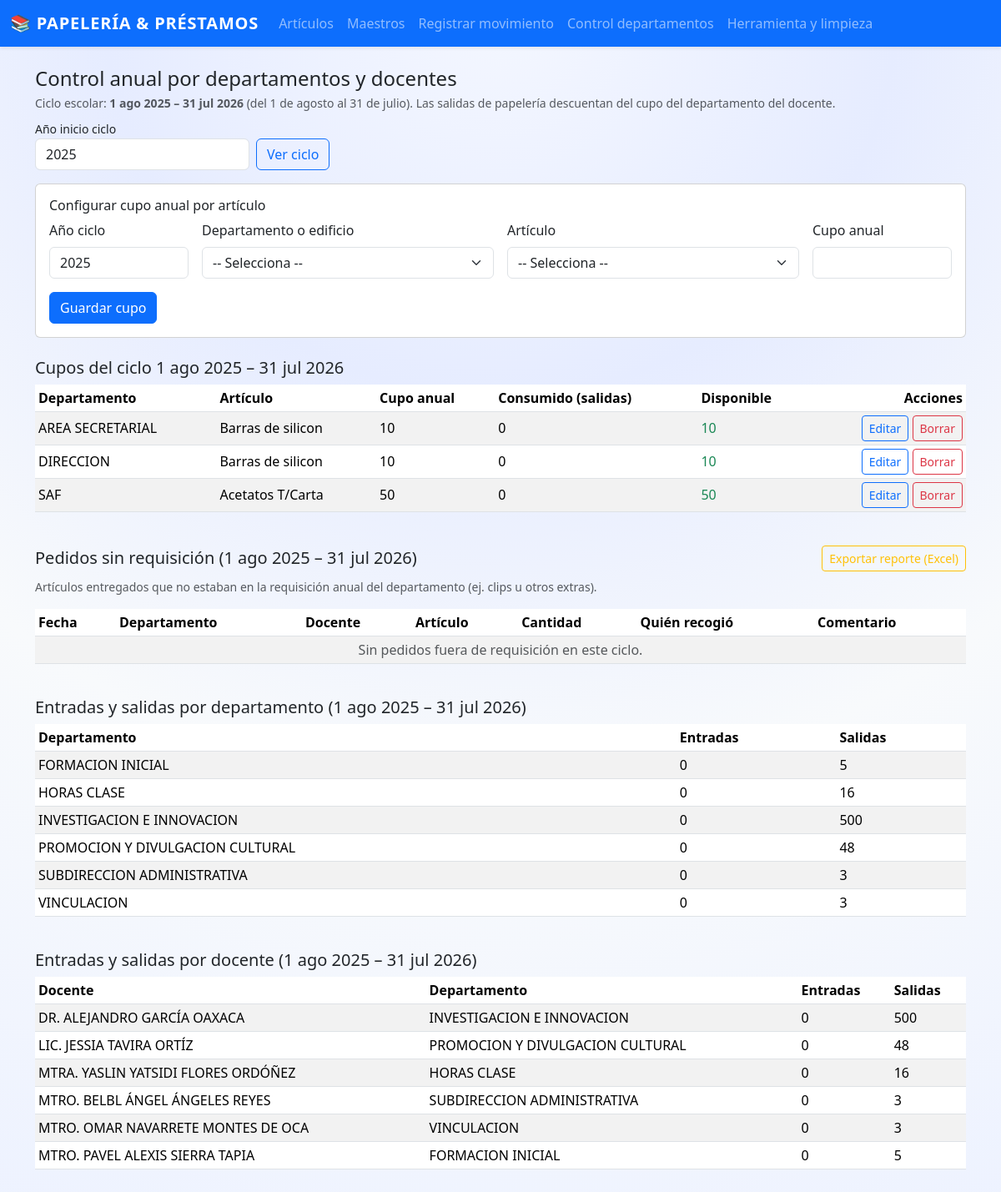
Screenshot of /control/departamentos with the database file from the repository.
### app.py (models this page shows, shortened)
class CupoDepartamento(db.Model):
    id = db.Column(db.Integer, primary_key=True)
    anio = db.Column(db.Integer, nullable=False)
    area = db.Column(db.String(120), nullable=False)
    articulo_id = db.Column(db.Integer, db.ForeignKey("articulo.id"), nullable=False)
    cantidad_maxima = db.Column(db.Integer, nullable=False, default=0)
    articulo = db.relationship("Articulo", lazy=True)
    __table_args__ = (
        db.UniqueConstraint("anio", "area", "articulo_id", name="uq_cupo_depto_articulo_anio"),
    )

class Articulo(db.Model):
    id = db.Column(db.Integer, primary_key=True)
    nombre = db.Column(db.String(150), nullable=False)
    codigo_interno = db.Column(db.String(50), unique=True, nullable=True)
    codigo_barras = db.Column(db.String(80), unique=True, nullable=True)
    unidad = db.Column(db.String(30), nullable=True)
    categoria = db.Column(db.String(80), nullable=True)
    marca = db.Column(db.String(80), nullable=True)
    stock_actual = db.Column(db.Integer, default=0, nullable=False)
    movimientos = db.relationship("Movimiento", backref="articulo", lazy=True)

class Maestro(db.Model):
    id = db.Column(db.Integer, primary_key=True)
    nombre = db.Column(db.String(120), nullable=False)
    clave = db.Column(db.String(50), unique=True, nullable=True)
    area = db.Column(db.String(120), nullable=True)
    movimientos = db.relationship("Movimiento", backref="maestro", lazy=True)

### app.py (the view, shortened to what this page needs)
@app.route("/control/departamentos", methods=["GET", "POST"])
def control_departamentos():
    anio = _to_int(request.args.get("anio"), default=_anio_ciclo_escolar())
    departamentos = _catalogo_departamentos()
    articulos = Articulo.query.order_by(Articulo.nombre).all()
    cupos = (
        CupoDepartamento.query.filter_by(anio=anio)
        .order_by(CupoDepartamento.area, CupoDepartamento.articulo_id)
        .all()
    )
    cupos_resumen = []
    for c in cupos:
        consumido = _obtener_consumo_departamento(anio, c.area, c.articulo_id)
        cupos_resumen.append(
            {
                "id": c.id,
                "anio": c.anio,
                "area": c.area,
                "articulo": c.articulo.nombre if c.articulo else "-",
                "maximo": c.cantidad_maxima,
                "consumido": consumido,
                "disponible": c.cantidad_maxima - consumido,
            }
        )
    inicio_ciclo, fin_ciclo = _rango_ciclo_escolar(anio)
    resumen_departamentos = (
        db.session.query(
            Maestro.area.label("area"),
            db.func.coalesce(
                db.func.sum(db.case((Movimiento.tipo == "ENTRADA", Movimiento.cantidad), else_=0)),
                0,
            ).label("entradas"),
            db.func.coalesce(
                db.func.sum(db.case((Movimiento.tipo == "SALIDA", Movimiento.cantidad), else_=0)),
                0,
            ).label("salidas"),
        )
        .join(Movimiento, Movimiento.maestro_id == Maestro.id)
        .filter(
            Maestro.area.isnot(None),
            Movimiento.fecha >= inicio_ciclo,
            Movimiento.fecha < fin_ciclo,
        )
        .group_by(Maestro.area)
        .order_by(Maestro.area)
        .all()
    )
    resumen_docentes = (
        db.session.query(
            Maestro.nombre.label("docente"),
            Maestro.area.label("area"),
            db.func.coalesce(
                db.func.sum(db.case((Movimiento.tipo == "ENTRADA", Movimiento.cantidad), else_=0)),
                0,
            ).label("entradas"),
            db.func.coalesce(
                db.func.sum(db.case((Movimiento.tipo == "SALIDA", Movimiento.cantidad), else_=0)),
                0,
            ).label("salidas"),
        )
        .join(Movimiento, Movimiento.maestro_id == Maestro.id)
        .filter(Movimiento.fecha >= inicio_ciclo, Movimiento.fecha < fin_ciclo)
        .group_by(Maestro.id, Maestro.nombre, Maestro.area)
        .order_by(Maestro.nombre)
        .all()
    )
    sin_requisicion_lista = (
        Movimiento.query.join(Maestro, Maestro.id == Movimiento.maestro_id)
        .join(Articulo, Articulo.id == Movimiento.articulo_id)
        .filter(
            Movimiento.tipo == "SALIDA",
            Movimiento.sin_requisicion.is_(True),
            Movimiento.fecha >= inicio_ciclo,
            Movimiento.fecha < fin_ciclo,
        )
        .order_by(Movimiento.fecha.desc())
        .all()
    )
    return render_template(
        "control_departamentos.html",
        anio=anio,
        etiqueta_ciclo=_etiqueta_ciclo(anio),
        articulos=articulos,
        departamentos=departamentos,
        cupos_resumen=cupos_resumen,
        resumen_departamentos=resumen_departamentos,
        resumen_docentes=resumen_docentes,
        sin_requisicion_lista=sin_requisicion_lista,
    )

### app.py (called while the page is built)
def _to_int(val, default=0) -> int:
    try:
        if pd.isna(val):
            return default
    except Exception:
        pass
    try:
        return int(float(str(val).strip()))
    except Exception:
        return default

def _anio_ciclo_escolar(dt=None) -> int:
    dt = dt or datetime.utcnow()
    return dt.year if dt.month >= MES_INICIO_CICLO else dt.year - 1

def _rango_ciclo_escolar(anio: int):
    inicio = datetime(anio, MES_INICIO_CICLO, DIA_INICIO_CICLO)
    fin = datetime(anio + 1, MES_INICIO_CICLO, DIA_INICIO_CICLO)
    return inicio, fin

def _etiqueta_ciclo(anio: int) -> str:
    return f"1 ago {anio} – 31 jul {anio + 1}"

def _filtro_fecha_ciclo(query, anio: int):
    inicio, fin = _rango_ciclo_escolar(anio)
    return query.filter(Movimiento.fecha >= inicio, Movimiento.fecha < fin)

def _catalogo_departamentos():
    departamentos = set(DEPARTAMENTOS_BASE)
    departamentos_db = (
        db.session.query(Maestro.area)
        .filter(Maestro.area.isnot(None), Maestro.area != "")
        .distinct()
        .all()
    )
    for (area,) in departamentos_db:
        if area:
            departamentos.add(area)
    return sorted(departamentos)

def _obtener_consumo_departamento(anio: int, area: str, articulo_id: int, excluir_movimiento_id=None) -> int:
    query = (
        db.session.query(db.func.coalesce(db.func.sum(Movimiento.cantidad), 0))
        .join(Maestro, Maestro.id == Movimiento.maestro_id)
        .filter(
            Movimiento.tipo == "SALIDA",
            Movimiento.articulo_id == articulo_id,
            Maestro.area == area,
            Movimiento.sin_requisicion.is_(False),
        )
    )
    query = _filtro_fecha_ciclo(query, anio)
    if excluir_movimiento_id is not None:
        query = query.filter(Movimiento.id != excluir_movimiento_id)
    return int(query.scalar() or 0)

### templates/control_departamentos.html (shortened to what this page needs)
{% extends "base.html" %}
{% block content %}
<div class="d-flex justify-content-between align-items-center mb-3 flex-wrap gap-2">
  <div>
    <h4 class="mb-1">Control anual por departamentos y docentes</h4>
    <p class="text-muted small mb-0">
      Ciclo escolar: <strong>{{ etiqueta_ciclo }}</strong> (del 1 de agosto al 31 de julio).
      Las salidas de papelería descuentan del cupo del departamento del docente.
    </p>
  </div>
  <form method="get" class="d-flex gap-2 align-items-end">
    <div>
      <label class="form-label small mb-0">Año inicio ciclo</label>
      <input type="number" name="anio" class="form-control" min="2000" value="{{ anio }}" />
    </div>
    <button type="submit" class="btn btn-outline-primary">Ver ciclo</button>
  </form>
</div>
<div class="card mb-4">
  <div class="card-body">
    <h6 class="card-title">Configurar cupo anual por artículo</h6>
    <form method="post" class="row g-3">
      <div class="col-md-2">
        <label class="form-label">Año ciclo</label>
        <input type="number" name="anio" class="form-control" min="2000" value="{{ anio }}" required />
      </div>
      <div class="col-md-4">
        <label class="form-label">Departamento o edificio</label>
        <select name="area" class="form-select" required>
          <option value="">-- Selecciona --</option>
        </select>
      </div>
      <div class="col-md-4">
        <label class="form-label">Artículo</label>
        <select name="articulo_id" class="form-select" required>
          <option value="">-- Selecciona --</option>
        </select>
      </div>
      <div class="col-md-2">
        <label class="form-label">Cupo anual</label>
        <input type="number" name="cantidad_maxima" class="form-control" min="0" required />
      </div>
      <div class="col-12">
        <button type="submit" class="btn btn-primary">Guardar cupo</button>
      </div>
    </form>
  </div>
</div>
<h5 class="mb-2">Cupos del ciclo {{ etiqueta_ciclo }}</h5>
<div class="table-responsive mb-4">
  <table class="table table-striped table-sm align-middle">
    <thead>
      <tr>
        <th>Departamento</th>
        <th>Artículo</th>
        <th>Cupo anual</th>
        <th>Consumido (salidas)</th>
        <th>Disponible</th>
        <th class="text-end">Acciones</th>
      </tr>
    </thead>
    <tbody>
      {% for c in cupos_resumen %}
      <tr>
        <td>{{ c.area }}</td>
        <td>{{ c.articulo }}</td>
        <td>{{ c.maximo }}</td>
        <td>{{ c.consumido }}</td>
        <td class="{% if c.disponible <= 0 %}text-danger fw-bold{% else %}text-success{% endif %}">
          {{ c.disponible }}
        </td>
        <td class="text-end">
          <a href="{{ url_for('editar_cupo_departamento', cupo_id=c.id) }}" class="btn btn-sm btn-outline-primary">Editar</a>
          <form
            method="post"
            action="{{ url_for('borrar_cupo_departamento', cupo_id=c.id) }}"
            class="d-inline"
            onsubmit="return confirm('¿Eliminar este cupo?')"
          >
            <button type="submit" class="btn btn-sm btn-outline-danger">Borrar</button>
          </form>
        </td>
      </tr>
      {% else %}
      <tr>
        <td colspan="6" class="text-center text-muted">No hay cupos configurados para este ciclo.</td>
      </tr>
      {% endfor %}
    </tbody>
  </table>
</div>
<h5 class="mb-2 d-flex justify-content-between align-items-center flex-wrap gap-2">
  <span>Pedidos sin requisición ({{ etiqueta_ciclo }})</span>
  <a href="{{ url_for('export_sin_requisicion', anio=anio) }}" class="btn btn-outline-warning btn-sm">
    Exportar reporte (Excel)
  </a>
</h5>
<p class="text-muted small">
  Artículos entregados que no estaban en la requisición anual del departamento (ej. clips u otros extras).
</p>
<div class="table-responsive mb-4">
  <table class="table table-striped table-sm align-middle">
    <thead>
      <tr>
        <th>Fecha</th>
        <th>Departamento</th>
        <th>Docente</th>
        <th>Artículo</th>
        <th>Cantidad</th>
        <th>Quién recogió</th>
        <th>Comentario</th>
      </tr>
    </thead>
    <tbody>
      {% for m in sin_requisicion_lista %}
      <tr>
        <td>{{ m.fecha.strftime("%d/%m/%Y %H:%M") }}</td>
        <td>{{ m.maestro.area if m.maestro else "-" }}</td>
        <td>{{ m.maestro.nombre if m.maestro else "-" }}</td>
        <td>{{ m.articulo.nombre if m.articulo else "-" }}</td>
        <td>{{ m.cantidad }}</td>
        <td>{{ m.persona_recibe or "-" }}</td>
        <td>{{ m.comentario or "" }}</td>
      </tr>
      {% else %}
      <tr>
        <td colspan="7" class="text-center text-muted">Sin pedidos fuera de requisición en este ciclo.</td>
      </tr>
      {% endfor %}
    </tbody>
  </table>
</div>
<h5 class="mb-2">Entradas y salidas por departamento ({{ etiqueta_ciclo }})</h5>
<div class="table-responsive mb-4">
  <table class="table table-striped table-sm align-middle">
    <thead>
      <tr>
        <th>Departamento</th>
        <th>Entradas</th>
        <th>Salidas</th>
      </tr>
    </thead>
    <tbody>
      {% for r in resumen_departamentos %}
      <tr>
        <td>{{ r.area }}</td>
        <td>{{ r.entradas }}</td>
        <td>{{ r.salidas }}</td>
      </tr>
      {% else %}
      <tr>
        <td colspan="3" class="text-center text-muted">Sin movimientos por departamento en este ciclo.</td>
      </tr>
      {% endfor %}
    </tbody>
  </table>
</div>
<h5 class="mb-2">Entradas y salidas por docente ({{ etiqueta_ciclo }})</h5>
<div class="table-responsive">
  <table class="table table-striped table-sm align-middle">
    <thead>
      <tr>
        <th>Docente</th>
        <th>Departamento</th>
        <th>Entradas</th>
        <th>Salidas</th>
      </tr>
    </thead>
    <tbody>
      {% for r in resumen_docentes %}
      <tr>
        <td>{{ r.docente }}</td>
        <td>{{ r.area or "-" }}</td>
        <td>{{ r.entradas }}</td>
        <td>{{ r.salidas }}</td>
      </tr>
      {% else %}
      <tr>
        <td colspan="4" class="text-center text-muted">Sin movimientos por docente en este ciclo.</td>
      </tr>
      {% endfor %}
    </tbody>
  </table>
</div>
{% endblock %}

### templates/base.html (style rules this page uses)
body { background: radial-gradient(circle at top, #f4f7ff 0, #e6ecff 30%, #f8fafc 60%, #edf2ff 100%); min-height: 100vh; font-family: system-ui, -apple-system, BlinkMacSystemFont, "Segoe UI", sans-serif; }
.table { background-color: #ffffff; }
.table thead { background: linear-gradient(90deg, #eef2ff, #e0f2fe); }

### rows the page displays
CupoDepartamento: area "AREA SECRETARIAL"
Articulo: articulo "Barras de silicon" "Barras de silicon"
CupoDepartamento: area "DIRECCION"
CupoDepartamento: area "SAF"
Articulo: articulo "Acetatos T/Carta"
Maestro: docente "DR. ALEJANDRO GARCÍA OAXACA", area "INVESTIGACION E INNOVACION", entradas "0", salidas "500"
Maestro: docente "LIC. JESSIA TAVIRA ORTÍZ", area "PROMOCION Y DIVULGACION CULTURAL", entradas "0", salidas "48"
Maestro: docente "MTRA. YASLIN YATSIDI FLORES ORDÓÑEZ", area "HORAS CLASE", entradas "0", salidas "16"
Maestro: docente "MTRO. BELBL ÁNGEL ÁNGELES REYES", area "SUBDIRECCION ADMINISTRATIVA", entradas "0", salidas "3"
Maestro: docente "MTRO. OMAR NAVARRETE MONTES DE OCA", area "VINCULACION", entradas "0", salidas "3"
Maestro: docente "MTRO. PAVEL ALEXIS SIERRA TAPIA", area "FORMACION INICIAL", entradas "0", salidas "5"

### other values shown
{{ etiqueta_ciclo }} "1 ago 2025 – 31 jul 2026"
{{ c.maximo }} "10" "10" "50"
{{ c.consumido }} "0" "0" "0"
{{ c.disponible }} "10" "10" "50"
{{ r.area }} "FORMACION INICIAL" "HORAS CLASE" "INVESTIGACION E INNOVACION" "PROMOCION Y DIVULGACION CULTURAL" "SUBDIRECCION ADMINISTRATIVA" "VINCULACION"
{{ r.entradas }} "0" "0" "0" "0" "0" "0"
{{ r.salidas }} "5" "16" "500" "48" "3" "3"
